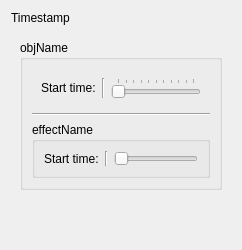
      <widget class="QWidget" name="timeLine" native="true">
       <property name="maximumSize">
        <size>
         <width>16777215</width>
         <height>300</height>
        </size>
       </property>
       <layout class="QVBoxLayout" name="verticalLayout_15">
        <item>
         <widget class="QLabel" name="editTimeStampLabel">
          <property name="sizePolicy">
           <sizepolicy hsizetype="Preferred" vsizetype="Fixed">
            <horstretch>0</horstretch>
            <verstretch>0</verstretch>
           </sizepolicy>
          </property>
          <property name="text">
           <string>Timestamp</string>
          </property>
         </widget>
        </item>
        <item>
         <widget class="QWidget" name="timeLinePaths" native="true">
          <property name="sizePolicy">
           <sizepolicy hsizetype="Expanding" vsizetype="Preferred">
            <horstretch>0</horstretch>
            <verstretch>0</verstretch>
           </sizepolicy>
          </property>
          <layout class="QVBoxLayout" name="verticalLayout_18">
           <item>
            <widget class="QGroupBox" name="objTimeLineGroupBox">
             <property name="title">
              <string>objName</string>
             </property>
             <layout class="QVBoxLayout" name="verticalLayout_17">
              <item>
               <widget class="QWidget" name="widget_4" native="true">
                <layout class="QHBoxLayout" name="horizontalLayout_42">
                 <item>
                  <widget class="QLabel" name="label_2">
                   <property name="text">
                    <string>Start time:</string>
                   </property>
                  </widget>
                 </item>
                 <item>
                  <widget class="Line" name="line_3">
                   <property name="orientation">
                    <enum>Qt::Vertical</enum>
                   </property>
                  </widget>
                 </item>
                 <item>
                  <widget class="QSlider" name="horizontalSlider">
                   <property name="maximum">
                    <number>100</number>
                   </property>
                   <property name="orientation">
                    <enum>Qt::Horizontal</enum>
                   </property>
                   <property name="tickPosition">
                    <enum>QSlider::TicksAbove</enum>
                   </property>
                  </widget>
                 </item>
                </layout>
               </widget>
              </item>
              <item>
               <widget class="Line" name="objEffDividerLine">
                <property name="orientation">
                 <enum>Qt::Horizontal</enum>
                </property>
               </widget>
              </item>
              <item>
               <widget class="QGroupBox" name="effectGroupBox">
                <property name="title">
                 <string>effectName</string>
                </property>
                <layout class="QHBoxLayout" name="horizontalLayout_43">
                 <item>
                  <widget class="QLabel" name="effectStartLabel">
                   <property name="text">
                    <string>Start time:</string>
                   </property>
                  </widget>
                 </item>
                 <item>
                  <widget class="Line" name="effectStartLine">
                   <property name="orientation">
                    <enum>Qt::Vertical</enum>
                   </property>
                  </widget>
                 </item>
                 <item>
                  <widget class="QSlider" name="effectStartSlider">
                   <property name="maximum">
                    <number>100</number>
                   </property>
                   <property name="orientation">
                    <enum>Qt::Horizontal</enum>
                   </property>
                  </widget>
                 </item>
                </layout>
               </widget>
              </item>
             </layout>
            </widget>
           </item>
          </layout>
         </widget>
        </item>
        <item>
         <spacer name="timeLineVerticalSpacer">
          <property name="orientation">
           <enum>Qt::Vertical</enum>
          </property>
          <property name="sizeHint" stdset="0">
           <size>
            <width>20</width>
            <height>40</height>
           </size>
          </property>
         </spacer>
        </item>
       </layout>
      </widget>
